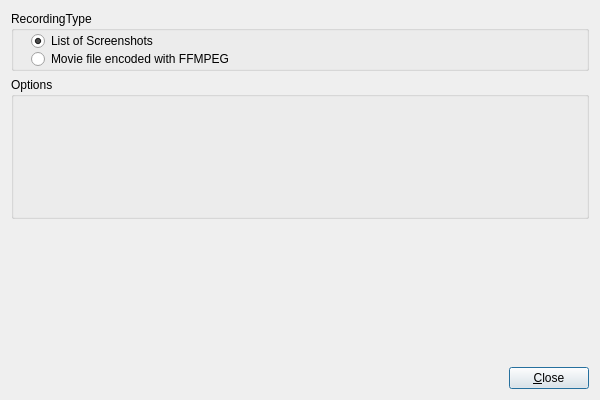
<?xml version="1.0" encoding="UTF-8"?>
<ui version="4.0">
 <class>VideoRecorderManager</class>
 <widget class="QDialog" name="VideoRecorderManager">
  <property name="geometry">
   <rect>
    <x>0</x>
    <y>0</y>
    <width>600</width>
    <height>400</height>
   </rect>
  </property>
  <property name="windowTitle">
   <string>VideoRecorderManager</string>
  </property>
  <layout class="QVBoxLayout">
   <item>
    <widget class="QGroupBox" name="RecordingTypeButtonGroup">
     <property name="sizePolicy">
      <sizepolicy hsizetype="Preferred" vsizetype="Minimum">
       <horstretch>0</horstretch>
       <verstretch>0</verstretch>
      </sizepolicy>
     </property>
     <property name="minimumSize">
      <size>
       <width>0</width>
       <height>60</height>
      </size>
     </property>
     <property name="title">
      <string>RecordingType</string>
     </property>
     <widget class="QRadioButton" name="ScreenshotsRecordingTypeRadioButton">
      <property name="geometry">
       <rect>
        <x>20</x>
        <y>20</y>
        <width>380</width>
        <height>20</height>
       </rect>
      </property>
      <property name="text">
       <string>List of Screenshots</string>
      </property>
      <property name="checked">
       <bool>true</bool>
      </property>
     </widget>
     <widget class="QRadioButton" name="MovieRecordingTypeRadioButton">
      <property name="geometry">
       <rect>
        <x>20</x>
        <y>40</y>
        <width>430</width>
        <height>16</height>
       </rect>
      </property>
      <property name="text">
       <string>Movie file encoded with FFMPEG</string>
      </property>
     </widget>
    </widget>
   </item>
   <item>
    <widget class="QGroupBox" name="VideoRecorderOptionGroupBox">
     <property name="sizePolicy">
      <sizepolicy hsizetype="Preferred" vsizetype="MinimumExpanding">
       <horstretch>0</horstretch>
       <verstretch>0</verstretch>
      </sizepolicy>
     </property>
     <property name="title">
      <string>Options</string>
     </property>
     <layout class="QHBoxLayout"/>
    </widget>
   </item>
   <item>
    <spacer name="spacer2">
     <property name="orientation">
      <enum>Qt::Vertical</enum>
     </property>
     <property name="sizeType">
      <enum>QSizePolicy::Expanding</enum>
     </property>
     <property name="sizeHint" stdset="0">
      <size>
       <width>20</width>
       <height>80</height>
      </size>
     </property>
    </spacer>
   </item>
   <item>
    <layout class="QHBoxLayout">
     <item>
      <spacer name="Horizontal Spacing2">
       <property name="orientation">
        <enum>Qt::Horizontal</enum>
       </property>
       <property name="sizeType">
        <enum>QSizePolicy::Expanding</enum>
       </property>
       <property name="sizeHint" stdset="0">
        <size>
         <width>237</width>
         <height>20</height>
        </size>
       </property>
      </spacer>
     </item>
     <item>
      <widget class="QPushButton" name="buttonClose">
       <property name="text">
        <string>&amp;Close</string>
       </property>
       <property name="shortcut">
        <string>Alt+C</string>
       </property>
       <property name="autoDefault">
        <bool>true</bool>
       </property>
      </widget>
     </item>
    </layout>
   </item>
  </layout>
 </widget>
 <layoutdefault spacing="6" margin="11"/>
 <resources/>
 <connections>
  <connection>
   <sender>buttonClose</sender>
   <signal>clicked()</signal>
   <receiver>VideoRecorderManager</receiver>
   <slot>close()</slot>
   <hints>
    <hint type="sourcelabel">
     <x>20</x>
     <y>20</y>
    </hint>
    <hint type="destinationlabel">
     <x>20</x>
     <y>20</y>
    </hint>
   </hints>
  </connection>
  <connection>
   <sender>ScreenshotsRecordingTypeRadioButton</sender>
   <signal>clicked(bool)</signal>
   <receiver>VideoRecorderManager</receiver>
   <slot>onChangeRecordingType()</slot>
   <hints>
    <hint type="sourcelabel">
     <x>20</x>
     <y>20</y>
    </hint>
    <hint type="destinationlabel">
     <x>20</x>
     <y>20</y>
    </hint>
   </hints>
  </connection>
  <connection>
   <sender>MovieRecordingTypeRadioButton</sender>
   <signal>clicked(bool)</signal>
   <receiver>VideoRecorderManager</receiver>
   <slot>onChangeRecordingType()</slot>
   <hints>
    <hint type="sourcelabel">
      <x>20</x>
      <y>20</y>
    </hint>
    <hint type="destinationlabel">
      <x>20</x>
      <y>20</y>
    </hint>
   </hints>
  </connection>
 </connections>
</ui>
